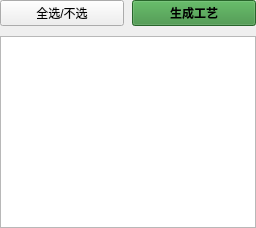
             <widget class="QWidget" name="page_CNC_FeatureList">
              <layout class="QVBoxLayout" name="verticalLayout_featurePage">
               <property name="spacing">
                <number>10</number>
               </property>
               <property name="leftMargin">
                <number>0</number>
               </property>
               <property name="topMargin">
                <number>0</number>
               </property>
               <property name="rightMargin">
                <number>0</number>
               </property>
               <property name="bottomMargin">
                <number>0</number>
               </property>
               <item>
                <layout class="QHBoxLayout" name="hLayout_FeatureControl">
                 <property name="spacing">
                  <number>8</number>
                 </property>
                 <item>
                  <widget class="QPushButton" name="btn_CNC_FeatureSelectAll">
                   <property name="text">
                    <string>全选/不选</string>
                   </property>
                  </widget>
                 </item>
                 <item>
                  <widget class="QPushButton" name="btn_CNC_GenerateProcess">
                   <property name="styleSheet">
                    <string notr="true">background-color: #388E3C; font-weight: bold;</string>
                   </property>
                   <property name="text">
                    <string>生成工艺</string>
                   </property>
                  </widget>
                 </item>
                </layout>
               </item>
               <item>
                <widget class="QTableView" name="table_CNC_Features">
                 <property name="minimumSize">
                  <size>
                   <width>0</width>
                   <height>120</height>
                  </size>
                 </property>
                </widget>
               </item>
              </layout>
             </widget>
